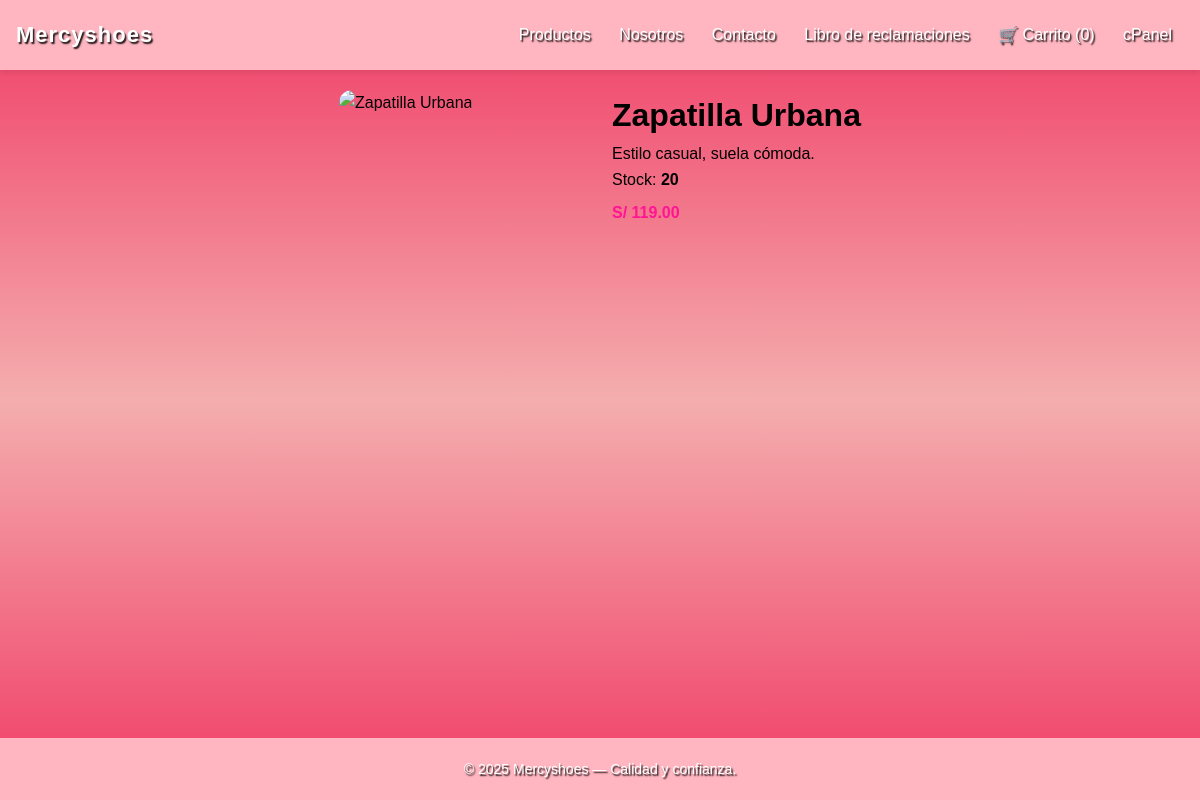
/index.php?r=product/show/2, run on the app's committed database.
### tables this page shows
CREATE TABLE IF NOT EXISTS products (
  id INT AUTO_INCREMENT PRIMARY KEY,
  category_id INT NULL,
  name VARCHAR(200) NOT NULL,
  description TEXT,
  price DECIMAL(10,2) NOT NULL DEFAULT 0,
  stock INT NOT NULL DEFAULT 0,
  image VARCHAR(255) DEFAULT '',
  FOREIGN KEY (category_id) REFERENCES categories(id) ON DELETE SET NULL
);

### app/views/frontend/product_detail.php (called while the page is built)
<?php include __DIR__ . '/partials/product_detail_content.php'; ?>

### core/Controller.php (called while the page is built, shortened)
<?php
class Controller {
    protected function render($viewPath, $data = [], $layout = 'main') {
        extract($data);
        $layoutFile = __DIR__ . '/../app/views/partials/layout_' . $layout . '.php';
        include $layoutFile;
    }
}
?>

### app/controllers/ProductController.php (called while the page is built, shortened)
<?php
class ProductController extends Controller {
    public function show($id){
        $m = new Product();
        $product = $m->find($id);
        $this->render('frontend/product_detail', compact('product'));
    }
}
?>

### index.php (called while the page is built, shortened)
<?php
spl_autoload_register(function($class) {
    $paths = [
        __DIR__ . '/core/' . $class . '.php',
        __DIR__ . '/app/controllers/' . $class . '.php',
        __DIR__ . '/app/models/' . $class . '.php',
    ];
    foreach ($paths as $p) if (file_exists($p)) { require $p; return; }
});
$route = isset($_GET['r']) ? trim($_GET['r']) : 'home/index';
$parts = array_values(array_filter(explode('/', $route)));
$action = $parts[1] ?? 'index';
$params = array_slice($parts, 2);
$c = new $controller();
call_user_func_array([$c, $action], $params);
?>

### core/Database.php (called while the page is built)
<?php
class Database {
    private static $instance = null;
    public static function getInstance() {
        if (self::$instance === null) {
            $dsn = 'mysql:host=' . DB_HOST . ';dbname=' . DB_NAME . ';charset=utf8mb4';
            try {
                self::$instance = new PDO($dsn, DB_USER, DB_PASS, [
                    PDO::ATTR_ERRMODE => PDO::ERRMODE_EXCEPTION,
                    PDO::ATTR_DEFAULT_FETCH_MODE => PDO::FETCH_ASSOC,
                ]);
            } catch (PDOException $e) {
                die('DB connection failed: ' . $e->getMessage());
            }
        }
        return self::$instance;
    }
}
?>

### app/models/Product.php (called while the page is built, shortened)
<?php
class Product {
    private $db;
    public function __construct(){ $this->db = Database::getInstance(); }
    public function find($id) {
        $stmt = $this->db->prepare('SELECT * FROM products WHERE id=?');
        $stmt->execute([$id]);
        return $stmt->fetch();
    }
}
?>

### app/views/frontend/partials/product_detail_content.php (the view, shortened to what this page needs)
<div class="grid" style="grid-template-columns: 1fr 1fr; gap: 24px;">
  <div>
    <img src="<?php echo $product['image'] ?: 'public/assets/placeholder.jpg'; ?>" alt="<?php echo htmlspecialchars($product['name']); ?>" style="width:100%;height:300px;object-fit:cover;border-radius:16px">
  </div>
  <div>
    <h1><?php echo htmlspecialchars($product['name']); ?></h1>
    <p><?php echo nl2br(htmlspecialchars($product['description'])); ?></p>
    <p>Stock: <strong><?php echo (int)$product['stock']; ?></strong></p>
    <div class="price">S/ <?php echo number_format($product['price'],2); ?></div>
  </div>
  </div>

### public/assets/css/style.css (style rules this page uses)
html, body { height: 100%; margin: 0; display: flex; flex-direction: column; }
* { box-sizing: border-box; margin: 0; padding: 0; }
body { font-family: 'Poppins', Arial, sans-serif; background: linear-gradient(180deg, #ee1c4ddd, #f4aeae, #ee1c4ddd); color: var(--color-text); line-height: 1.6; }
.grid { display: grid; grid-template-columns: repeat(auto-fill,minmax(240px,1fr)); gap: 20px; margin-top: 20px; }
.price { font-weight: 700; color: var(--color-primary-dark); margin: 8px 0; }

### public/assets/css/variables.css (style rules this page uses)
:root { --color-primary: #ff69b4; --color-primary-dark: #ff1493; --color-secondary: #ffb6c1; --color-bg: #fff9fb; --color-light: #ffe4ec; --color-text: #000000; --color-text-light: #ffffff; --radius: 16px; --transition: all .2s ease-in-out; }

### data on the page
products: name "Zapatilla Urbana", description "Estilo casual, suela cómoda.", stock "20", price "119.00"
